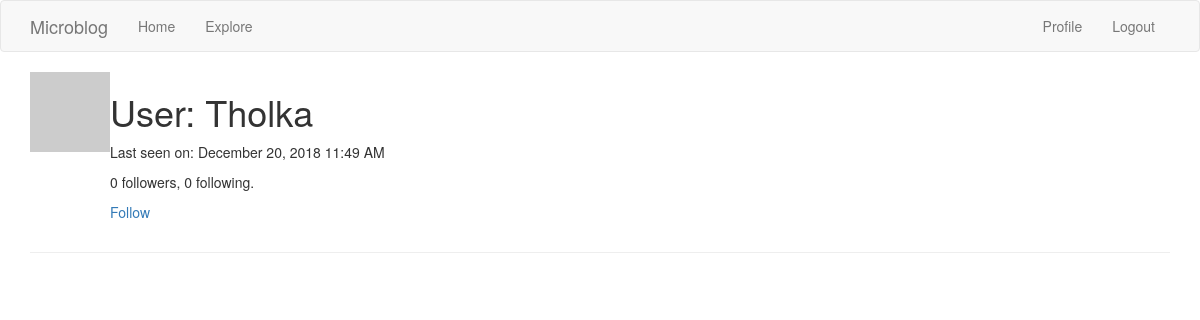
The page /user/Tholka (signed in) on the database as committed earlier.
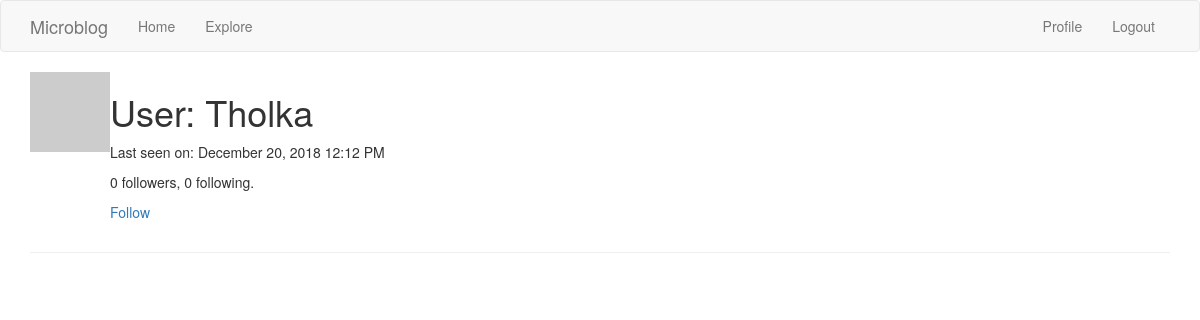
The same page on the database as committed later.
### appdir/models.py (models this page shows, shortened)
class User(UserMixin, db.Model):
    id = db.Column(db.Integer, primary_key=True)
    username = db.Column(db.String(64), index=True, unique=True)
    email = db.Column(db.String(120), index=True, unique=True)
    password_hash = db.Column(db.String(128))
    posts = db.relationship('Post', backref='author', lazy='dynamic')
    about_me = db.Column(db.String(140))
    last_seen = db.Column(db.DateTime, default=datetime.utcnow)
    followed = db.relationship(
        'User', secondary=followers,
        primaryjoin=(followers.c.follower_id == id),
        secondaryjoin=(followers.c.followed_id == id),
        backref=db.backref('followers', lazy='dynamic'), lazy='dynamic')
    def avatar(self, size):
        digest = md5(self.email.lower().encode('utf-8')).hexdigest()
        return 'https://www.gravatar.com/avatar/{}?d=identicon&s={}'.format(digest, size)
    def is_following(self, user):
        return self.followed.filter(
            followers.c.followed_id == user.id).count() > 0

### appdir/routes.py (the view)
@app.route('/user/<username>')
@login_required
def user(username):
    user = User.query.filter_by(username=username).first_or_404()
    page = request.args.get('page', 1, type=int)
    posts = user.posts.order_by(Post.timestamp.desc()).paginate(page, app.config['POSTS_PER_PAGE'], False)
    next_url = url_for('user', username=user.username, page=posts.next_num) if posts.has_next else None
    prev_url = url_for('user', username=user.username, page=posts.prev_num) if posts.has_prev else None
    return render_template('user.html', user=user, posts=posts.items, next_url=next_url, prev_url=prev_url)

### appdir/models.py (called while the page is built)
@login.user_loader
def load_user(id):
    return User.query.get(int(id))

### appdir/routes.py (called while the page is built)
@app.before_request
def before_request():
    if current_user.is_authenticated:
        current_user.last_seen = datetime.utcnow()
        db.session.commit()

### appdir/templates/user.html (shortened to what this page needs)
{% extends "base.html" %}
{% block app_content %}
    <table>
        <tr valign="top">
            <td><img src="{{ user.avatar(128) }}"></td>
            <td>
                <h1>User: {{ user.username }}</h1>
                {% if user.last_seen %}<p>Last seen on: {{ moment(user.last_seen).format('LLL') }}</p>{% endif %}
                <p>{{ user.followers.count() }} followers, {{ user.followed.count() }} following.</p>
                {% if user == current_user %}
                <p><a href="{{ url_for('edit_profile') }}">Edit your profile</a></p>
                {% elif not current_user.is_following(user) %}
                <p><a href="{{ url_for('follow', username=user.username) }}">Follow</a></p>
                {% else %}
                <p><a href="{{ url_for('unfollow', username=user.username) }}">Unfollow</a></p>
                {% endif %}
            </td>
        </tr>
    </table>
    <hr>
{% endblock %}

Rows that differ between the two databases and show on the page:
changed User "Tholka": last_seen "December 20, 2018 11:49 AM" → "December 20, 2018 12:12 PM"
